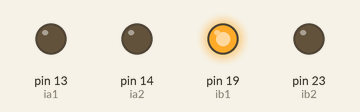
This sketch was run on a simulated Arduino Mega 2560, built with avr-gcc and run on an emulated ATmega2560. Shown: output pins drawn as LEDs (lit = HIGH).

Above: at 0.1 s.
Timing chart, 0 to 1.6 s (numbered marks = the images above):
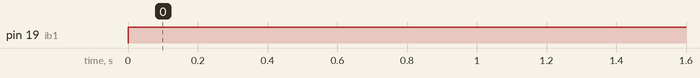

The sketch:

MotorA30B70.ino
```cpp
#include <analogWrite.h>
#define ia1 13
#define ia2 14
#define ib1 19
#define ib2 23

#define maxSpd 255    // motor max speed

const float pi = 3.1415926;

int angle = 0;

void setup() {
  // put your setup code here, to run once:
  pinMode(ia1, OUTPUT);
  pinMode(ia2, OUTPUT);
  pinMode(ib1, OUTPUT);
  pinMode(ib2, OUTPUT);
  Serial.begin(115200);
}

void loop() {
 //if(digitalRead(ia1))
 //aStop();
  //if(digitalRead(ib1))
 //bBreak();
 aForward(255);
 bReward(255);
}

void aStop()
{
  digitalWrite(ia1, LOW);   // motor stop
  digitalWrite(ia2, LOW);
}

void aBreak()
{
  digitalWrite(ia1, HIGH);   // motor break
  digitalWrite(ia2, HIGH);
}

void bStop()
{
  digitalWrite(ib1, LOW);   // motor stop
  digitalWrite(ib2, LOW);
}

void bBreak()
{
  digitalWrite(ib1, HIGH);   // motor break
  digitalWrite(ib2, HIGH);
}

void aForward(int speed)
{
  digitalWrite(ia1, LOW);
  analogWrite(ia2, 0.3*speed);
}

void aReward(int speed)
{
  digitalWrite(ia2, LOW);
  analogWrite(ia1, 0.3*speed);
}

void bForward(int speed)
{
  digitalWrite(ib1, LOW);
  analogWrite(ib2, 0.7*speed);
}

void bReward(int speed)
{
  digitalWrite(ib2, LOW);
  analogWrite(ib1, 0.7*speed);
}
```

Measured:
- by itself, pin 19 (ib1): LOW → HIGH at 0.00 s
